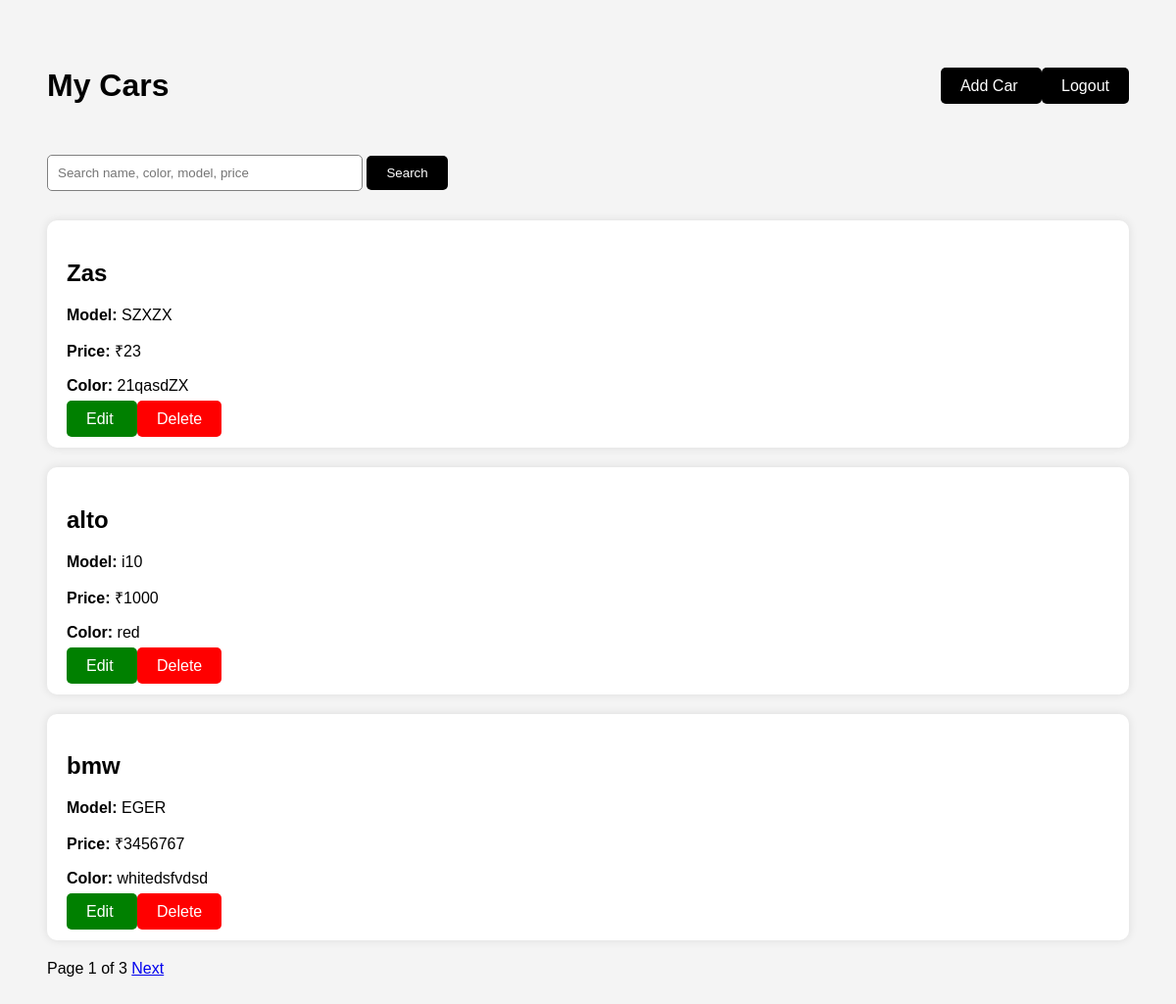
Screenshot of / (signed in) with the database file from the repository.
### cars/models.py (models this page shows, shortened)
class Car(models.Model):
    user = models.ForeignKey(
        User,
        on_delete=models.CASCADE
    )
    car_name = models.CharField(max_length=100)
    car_model = models.CharField(max_length=100)
    car_price = models.IntegerField()
    car_color = models.CharField(max_length=50)

### cars/views.py (the view, shortened to what this page needs)
@login_required
def car_list(request):
    cars = Car.objects.filter(
        user=request.user
    ).order_by("-id")
    search = request.GET.get("q")
    paginator = Paginator(cars, 3)
    page_number = request.GET.get("page")
    page_obj = paginator.get_page(page_number)
    return render(
        request,
        'car_list.html',
        {
            'page_obj': page_obj
        }
    )

### cars/templates/car_list.html (shortened to what this page needs)
<!DOCTYPE html>
<html>
<head>
</head>
<body>
    <div class="top">
        <h1>My Cars</h1>
        <div>
            <a href="{% url 'car_create' %}" class="btn">
                Add Car
            </a>
            <a href="{% url 'logout' %}" class="btn">
                Logout
            </a>
        </div>
    </div>
    <form method="GET" style="margin-bottom:30px;">
    <input
        type="text"
        name="q"
        placeholder="Search name, color, model, price"
        value="{{ request.GET.q }}"
        style="
            padding:10px;
            width:300px;
            border-radius:5px;
            border:1px solid gray;
        "
    >
    <button
        type="submit"
        class="btn"
        style="border:none;"
    >
        Search
    </button>
</form>
    {% for car in page_obj %}
        <div class="card">
            <h2>{{ car.car_name }}</h2>
            <p>
                <b>Model:</b>
                {{ car.car_model }}
            </p>
            <p>
                <b>Price:</b>
                ₹{{ car.car_price }}
            </p>
            <p>
                <b>Color:</b>
                {{ car.car_color }}
            </p>
            <a href="{% url 'car_edit' car.id %}" class="btn edit">
                Edit
            </a>
            <a href="{% url 'car_delete' car.id %}" class="btn delete">
                Delete
            </a>
        </div>
    {% empty %}
        <h2>No Cars Added</h2>
    {% endfor %}
    <div>
        <span>
            Page {{ page_obj.number }}
            of
            {{ page_obj.paginator.num_pages }}
        </span>
        {% if page_obj.has_next %}
            <a href="?page={{ page_obj.next_page_number }}">
                Next
            </a>
        {% endif %}
    </div>
</body>
</html>

### cars/templates/car_list.html (style rules this page uses)
body { font-family: Arial; background:#f4f4f4; padding:40px; }
.top { display:flex; justify-content:space-between; align-items:center; margin-bottom:30px; }
.btn { padding:10px 20px; background:black; color:white; text-decoration:none; border-radius:5px; }
.card { background:white; padding:20px; margin-bottom:20px; border-radius:10px; box-shadow:0 0 10px rgba(0,0,0,0.1); }
.edit { background:green; }
.delete { background:red; }

### rows the page displays
Car: car_name "Zas", car_model "SZXZX", car_price "23", car_color "21qasdZX"
Car: car_name "alto", car_model "i10", car_price "1000", car_color "red"
Car: car_name "bmw", car_model "EGER", car_price "3456767", car_color "whitedsfvdsd"

### other values shown
{{ page_obj.number }} "1"
{{ page_obj.paginator.num_pages }} "3"
